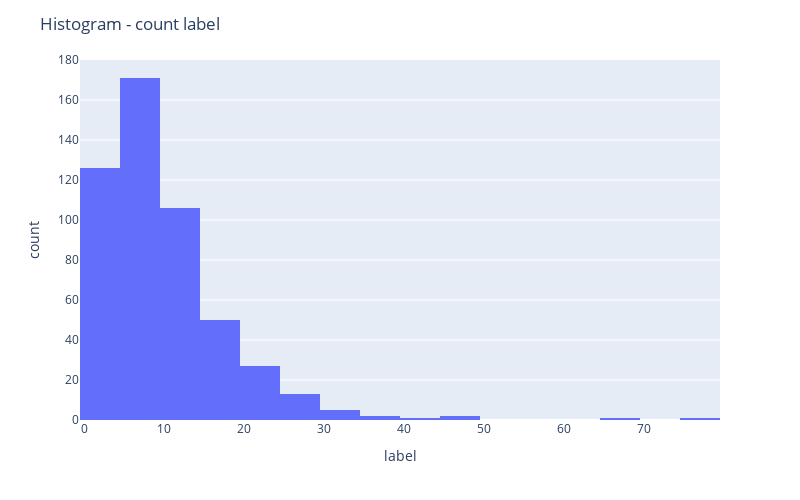

Notebook code for this chart:
### Markdown cell above
**En el gráfico anterior, se visualiza la procedencia de los comentarios en las redes sociales. 
Se observa que el contenido que vierten los políticos es homogéneo entre las dos principales redes sociales (twitter, facebook) de la época (2015).**

### Code cell
histplot(data=datos, target="label", static_plot=False)

### Figure 1 — Plotly figure (JSON) as saved in the notebook; plotly's stock layout.template omitted (floating-point values rounded to 4 significant figures; data arrays with more than 128 entries replaced by an {"elided": "..."} marker saying what was removed)
{"data": [{"alignmentgroup": "True", "bingroup": "x", "hovertemplate": "count=%{y}<extra></extra>", "legendgroup": "", "marker": {"color": "#636efa", "pattern": {"shape": ""}}, "name": "", "nbinsx": 20, "offsetgroup": "", "orientation": "v", "showlegend": false, "type": "histogram", "x": {"elided": "505 int values"}, "xaxis": "x", "yaxis": "y"}], "layout": {"barmode": "relative", "height": 500, "legend": {"tracegroupgap": 0}, "margin": {"t": 60}, "title": {"text": "Histogram - count label"}, "width": 800, "xaxis": {"anchor": "y", "autorange": true, "domain": [0, 1], "range": [-0.5, 79.5], "title": {"text": "label"}, "type": "linear"}, "yaxis": {"anchor": "x", "autorange": true, "domain": [0, 1], "range": [0, 180], "title": {"text": "count"}}}}
